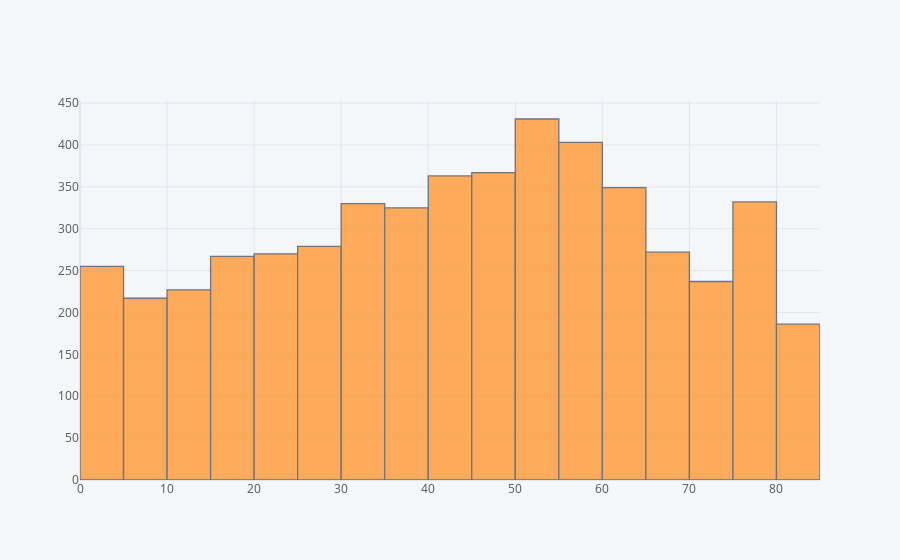

The cell this chart's notebook holds for it:
### Code cell
#visulizing the distirbution of age
numeric_df['age'].iplot(kind='hist',bins=30)
plt.show()

### Figure 1 — Plotly figure (JSON) as saved in the notebook; plotly's stock layout.template omitted (floating-point values rounded to 4 significant figures; data arrays with more than 128 entries replaced by an {"elided": "..."} marker saying what was removed)
{"data": [{"histfunc": "count", "histnorm": "", "marker": {"color": "rgba(255, 153, 51, 1.0)", "line": {"color": "#4D5663", "width": 1.3}}, "name": "age", "nbinsx": 30, "opacity": 0.8, "orientation": "v", "type": "histogram", "x": {"elided": "5110 float values"}}], "layout": {"barmode": "overlay", "legend": {"bgcolor": "#F5F6F9", "font": {"color": "#4D5663"}}, "paper_bgcolor": "#F5F6F9", "plot_bgcolor": "#F5F6F9", "title": {"font": {"color": "#4D5663"}}, "xaxis": {"gridcolor": "#E1E5ED", "showgrid": true, "tickfont": {"color": "#4D5663"}, "title": {"font": {"color": "#4D5663"}, "text": ""}, "zerolinecolor": "#E1E5ED"}, "yaxis": {"gridcolor": "#E1E5ED", "showgrid": true, "tickfont": {"color": "#4D5663"}, "title": {"font": {"color": "#4D5663"}, "text": ""}, "zerolinecolor": "#E1E5ED"}}}
